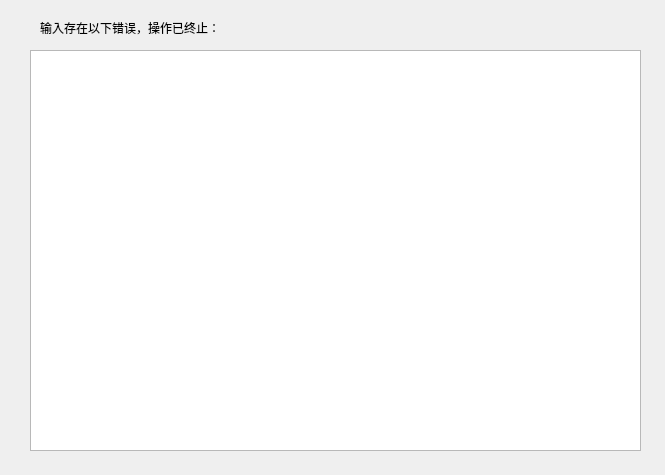
<?xml version="1.0" encoding="UTF-8"?>
<ui version="4.0">
 <class>ErrorReminder</class>
 <widget class="QWidget" name="ErrorReminder">
  <property name="geometry">
   <rect>
    <x>0</x>
    <y>0</y>
    <width>665</width>
    <height>475</height>
   </rect>
  </property>
  <property name="sizePolicy">
   <sizepolicy hsizetype="Fixed" vsizetype="Fixed">
    <horstretch>0</horstretch>
    <verstretch>0</verstretch>
   </sizepolicy>
  </property>
  <property name="windowTitle">
   <string>Form</string>
  </property>
  <widget class="QPlainTextEdit" name="errorText">
   <property name="geometry">
    <rect>
     <x>30</x>
     <y>50</y>
     <width>611</width>
     <height>401</height>
    </rect>
   </property>
  </widget>
  <widget class="QLabel" name="errorReminder">
   <property name="geometry">
    <rect>
     <x>40</x>
     <y>20</y>
     <width>581</width>
     <height>16</height>
    </rect>
   </property>
   <property name="accessibleName">
    <string/>
   </property>
   <property name="text">
    <string>输入存在以下错误，操作已终止：</string>
   </property>
  </widget>
 </widget>
 <resources/>
 <connections/>
</ui>
